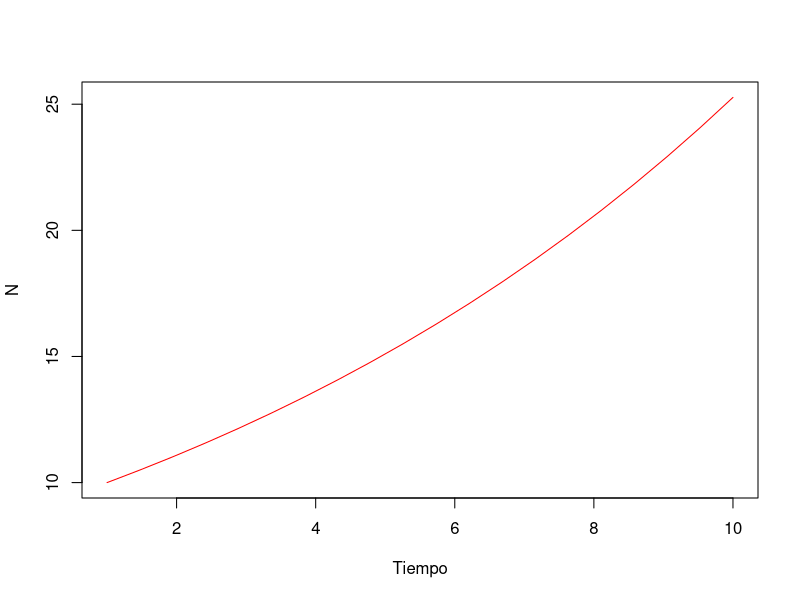

R code for this plot: (Note: this script raises an error after producing the figure.)
## ---- chunk 1
knitr::opts_chunk$set(dev = 'pdf')
## ---- chunk 2
r <- 0.1; h <- 0.5; t <- 10
N <- numeric(t/h); N[1] <- 10
for(i in 2:length(N)){N[i] = N[i-1] + r*N[i-1]*h}
plot(seq(1, 10, len = 20), N, type = "l", col = "red", xlab = "Tiempo", ylab = "N")
## ---- chunk 3
r <- 0.1 #Parámetro
h <- 0.5 #Longitud del paso
t <- 10 #Número de unidades de tiempo
N <- numeric(t/h) #Vector que contiene valores
N[1] <- 10 #Tamaño inicial
## ---- chunk 4
for(i in 2:length(N)){
      N[i] = N[i-1] + r*N[i-1]*h
  }
## ---- chunk 5
knitr::include_graphics("Metapoblaciones/MEtap-May.png", dpi = 300)
## ---- chunk 6
knitr::include_graphics("Metapoblaciones/Fuente-sumidero.png", dpi = 300)
## ---- chunk 7
c <- 0.5; h <- 0.5; t <- 20
p <- numeric(t/h); p[1] <- 0.1
for(i in 2:length(p)){
  p[i] <- p[i-1] + c*p[i-1]*(1-p[i-1]) * h
}
## ---- chunk 8
plot(seq(1, 10, len = length(p)), p, type = "l", col = "red",
     xlab = "Tiempo", ylab = "p")
